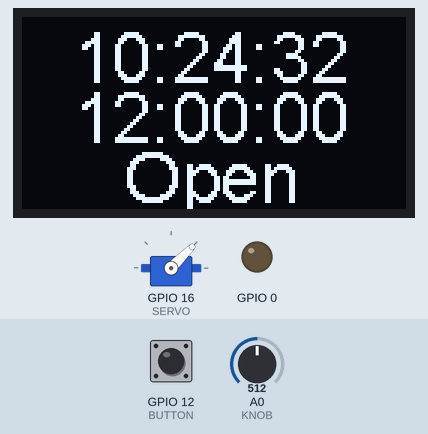
A sketch run on a simulated ESP8266 (NodeMCU). Parts: servo, 128×64 one-colour display, output pins drawn as LEDs (lit = HIGH). The inputs (shaded band) are chosen by the test bench; at power-on: GPIO 12 (BUTTON) HIGH, A0 (KNOB) = 512. WiFi joins after 1.5 s; servers stay silent unless stated; network time is answered at once with the bench clock; the local clock reads 2024-03-15 10:24:30 at power-on unless the sketch sets it; what the sketch prints to the serial monitor is not drawn.

Above: at 2.7 s.
2.8 s: GPIO 12 (BUTTON) pulled LOW for 0.15 s
At 3.9 s:
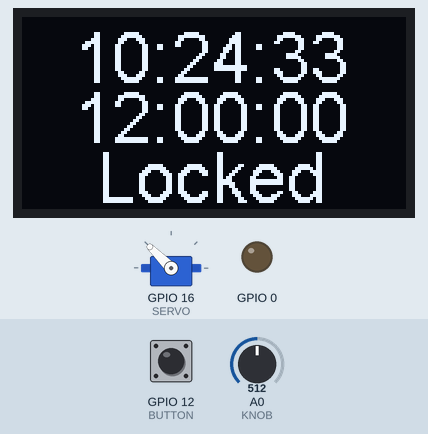
5.9 s: GPIO 12 (BUTTON) pulled LOW for 1 s
At 6.9 s:
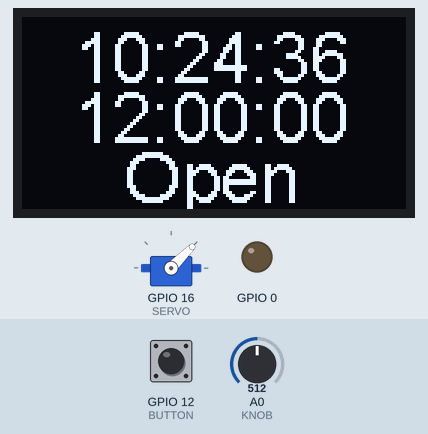
8.4 s: A0 (KNOB) set to 716
At 9.9 s:
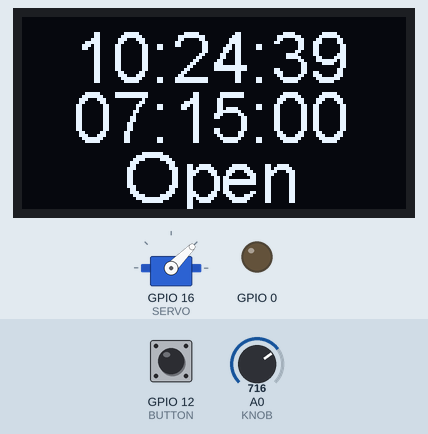
10.6 s: A0 (KNOB) set to 900
At 11.9 s:
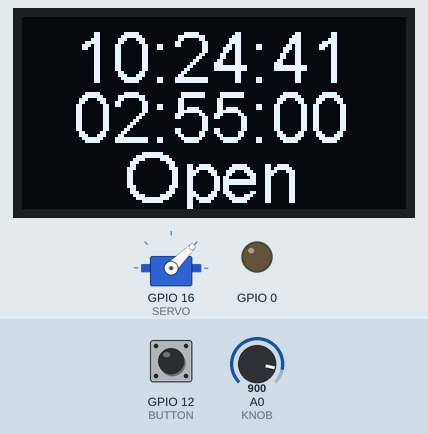
12.7 s: A0 (KNOB) set to 1023
At 13.6 s:
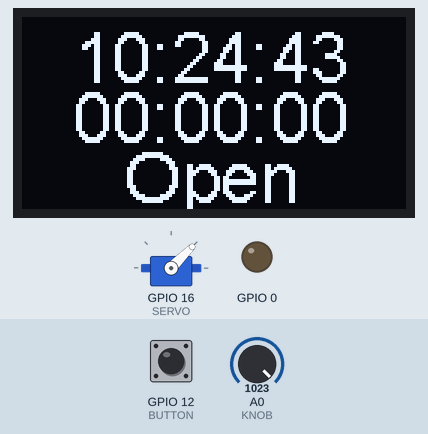
Timing chart, 0 to 15.7 s (numbered marks = the images above; inputs shaded):
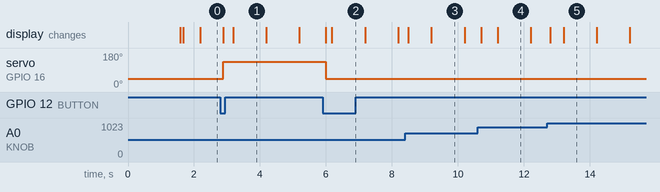

Measured:
- after the input at 2.8 s, servo on GPIO 16 (SERVO): 45° → 135° after 0.09 s; the display: first changes after 0.09 s (image 1 shows a later state)
- after the input at 5.9 s, servo on GPIO 16 (SERVO): 135° → 45° after 0.09 s; the display: first changes after 0.09 s (image 2 shows a later state)
- what the display in image 1 shows lasts 1.0 s, from 3.2 s to 4.2 s

The sketch:

PhoneBox.ino
```cpp
#include<Servo.h>
#include "SSD1306Wire.h"
#include <ESP8266WiFi.h>
#include <NTPClient.h>
#include <WiFiUdp.h>

#define BUTTON 12
#define KNOB A0
#define SERVO 16
#define DISPLAY1 5
#define DISPLAY2 4
#define DISPLAY_ADDR 0x3c

const char* ssid = "network";
const char* pw = "ofthedove";
int utc = -4; // Eastern daylight time
WiFiClient client;
WiFiUDP udp;
NTPClient timeClient(udp, "time.nist.gov", utc * 3600, 60000);

enum {
  latchUnlocked = 45,
  latchLocked = 135,
};

bool buttonPressed = false;
bool armed = false;
String armedString = "Open";
unsigned int knobValue = 0;
String timeString = "";
String alarmString = "";


Servo latch;
SSD1306Wire  display(DISPLAY_ADDR, DISPLAY1, DISPLAY2);

void setup() {
  Serial.begin(115200);
  delay(10);
  Serial.println();
  Serial.println();
  Serial.print("Connecting to ");
  Serial.println(ssid);
  WiFi.mode(WIFI_STA);
  WiFi.begin(ssid, pw);
  while (WiFi.status() != WL_CONNECTED)
  {
    delay(500);
    Serial.print(".");
  }
  Serial.println("");
  Serial.println("WiFi connected");
  Serial.println("IP address: ");
  Serial.println(WiFi.localIP());

  timeClient.begin();
  timeClient.update();

  latch.attach(SERVO);
  latch.write(latchUnlocked);  //Set to unlocked

  pinMode(0, OUTPUT);
  display.init();
  display.clear();
  display.flipScreenVertically();
  display.setTextAlignment(TEXT_ALIGN_LEFT);
  display.setFont(ArialMT_Plain_24);
  display.drawString(0, 0, "Startup");
  display.display();

  pinMode(BUTTON, INPUT_PULLUP);
}

void DisplayTask()
{
  display.clear();
  display.setTextAlignment(TEXT_ALIGN_CENTER);
  display.setFont(ArialMT_Plain_24);
  display.drawString(63,0, timeString);
  display.drawString(63,20, alarmString);
  display.drawString(63,40, armedString);
  display.display();
}

void TimeTask()
{
  timeClient.update();
  String timeOfDay = timeClient.getFormattedTime();
  Serial.println(timeOfDay);
  timeString = timeOfDay;

  if (alarmString == timeString) {
    armed = false;
    armedString = "Open";
  }
}

void KnobTask()
{
  unsigned int potential = analogRead(KNOB);
  knobValue = map(potential, 5, 1024, 1440, 0);

  static bool prevArmed = false;
  if (armed && armed == prevArmed) {
    return;
  }
  prevArmed = armed;

  int hour = knobValue / 60;
  int min = knobValue % 60;

  min -= min % 5;

  if (hour >= 24) {
    hour = 23;
    min = 59;
  }

  alarmString = "";
  alarmString += (hour < 10) ? "0" : "";
  alarmString += String(hour);
  alarmString += ":";
  alarmString += (min < 10) ? "0" : "";
  alarmString += String(min);
  alarmString += ":00";
}

void ServoTask()
{
  static bool prevArmed;
  if (armed == prevArmed) {
    return;
  }
  prevArmed = armed;

  if (armed) {
    latch.write(latchLocked);
  } else {
    latch.write(latchUnlocked);
  }
}

void ButtonTask()
{
  // True is released, false is pressed
  bool buttonState = digitalRead(BUTTON);
  buttonPressed = !buttonState;

  static bool prevButtonState = false;
  static bool armedB = false;
  if ((buttonState != prevButtonState) && (buttonState == false)) {
    armedB = !armedB;
    if(armedB) {
      armed = true;
      armedString = "Locked";
    } else {
      armed = false;
      armedString = "Open";
    }
  }

  prevButtonState =buttonState;
}

// Scheduler ----------------------------
typedef struct
{
  unsigned long previousMillis;
  unsigned long elapsedMillis;
  unsigned long timeoutMillis;
  void (*callback)();
} Timer_t;

static Timer_t schedulerTable[] =
{
  {0, 0, 100, &ButtonTask},
  {0, 0, 100, &KnobTask},
  {0, 0, 100, &DisplayTask},
  {0, 0, 500, &TimeTask},
  {0, 0, 100, &ServoTask}
};

void runScheduler()
{
  // Run each timer in the scheduler table, and call
  for (int i = 0; i < sizeof(schedulerTable)/sizeof(Timer_t); i++)
  {
    // Note: millis() will overflow after ~50 days.
    unsigned long currentMillis = millis();
    Timer_t *t = &schedulerTable[i];
    t->elapsedMillis += currentMillis - t->previousMillis;
    t->previousMillis = currentMillis;
    if (t->elapsedMillis >= t->timeoutMillis)
    {
      t->elapsedMillis = 0;
      t->callback();
    }
  }
}

void loop() {
  runScheduler();
}
```
